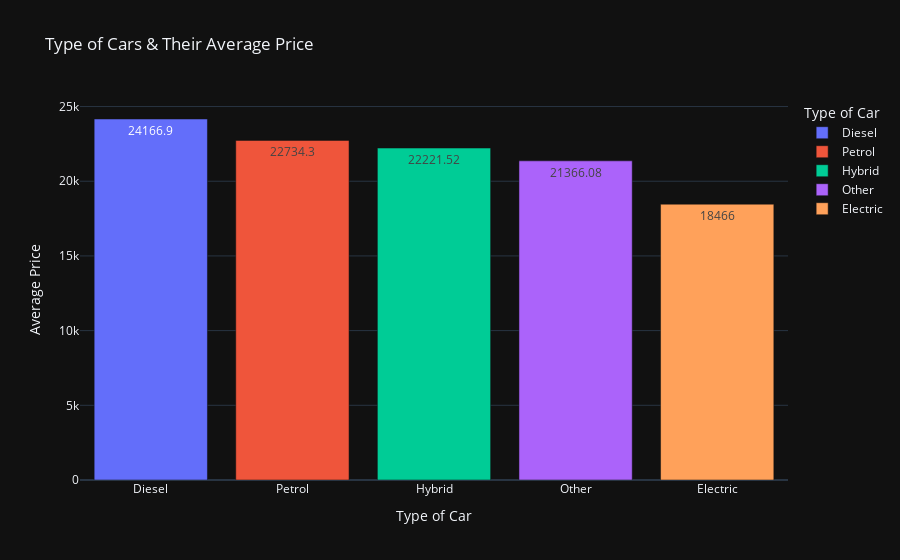

This figure's notebook cell:
### Code cell
fig2=px.bar(
    data_frame = fuelTypePrice,
    x='fuelType',
    y='Average Price',
    color='fuelType',
    text='Average Price',
#     color_discrete_sequence=["#00CC96", "#AB63FA", "#FF6692", "#636EFA", "#FFA15A","#EF553B","#B6E880","#19D3F3","#FF97FF"],
#     opacity=0.9,
    orientation='v',
    hover_name='Average Price',
#     hover_data=['Min Price','Max Price']
    hover_data={
#         'brand':False,
        'Average Price':False,
        'Min Price':True,
        'Max Price':True
    },
    title='Type of Cars & Their Average Price',
    labels={
        'fuelType':'Type of Car',
#         'model':'Models'
        
    },
    template='plotly_dark',
#     width=1280,
#     height=720,
#     barmode='group',
#     facet_col='brand',
#     facet_row='brand'
#     facet_col_wrap=2
)

fig2.update_layout(
    hoverlabel=dict(
        bgcolor='Black',
        font_size=16,
        font_family="Rockwell"
    )
)

### Figure 1 — Plotly figure (JSON) as saved in the notebook; plotly's stock layout.template omitted (floating-point values rounded to 4 significant figures)
{"data": [{"alignmentgroup": "True", "customdata": [[850, 102502]], "hovertemplate": "<b>%{hovertext}</b><br><br>Type of Car=%{x}<br>Min Price=%{customdata[0]}<br>Max Price=%{customdata[1]}<extra></extra>", "hovertext": [24170.0], "legendgroup": "Diesel", "marker": {"color": "#636efa", "pattern": {"shape": ""}}, "name": "Diesel", "offsetgroup": "Diesel", "orientation": "v", "showlegend": true, "text": [24170.0], "textposition": "auto", "type": "bar", "x": ["Diesel"], "xaxis": "x", "y": [24170.0], "yaxis": "y"}, {"alignmentgroup": "True", "customdata": [[450, 159999]], "hovertemplate": "<b>%{hovertext}</b><br><br>Type of Car=%{x}<br>Min Price=%{customdata[0]}<br>Max Price=%{customdata[1]}<extra></extra>", "hovertext": [22730.0], "legendgroup": "Petrol", "marker": {"color": "#EF553B", "pattern": {"shape": ""}}, "name": "Petrol", "offsetgroup": "Petrol", "orientation": "v", "showlegend": true, "text": [22730.0], "textposition": "auto", "type": "bar", "x": ["Petrol"], "xaxis": "x", "y": [22730.0], "yaxis": "y"}, {"alignmentgroup": "True", "customdata": [[2495, 74226]], "hovertemplate": "<b>%{hovertext}</b><br><br>Type of Car=%{x}<br>Min Price=%{customdata[0]}<br>Max Price=%{customdata[1]}<extra></extra>", "hovertext": [22220.0], "legendgroup": "Hybrid", "marker": {"color": "#00cc96", "pattern": {"shape": ""}}, "name": "Hybrid", "offsetgroup": "Hybrid", "orientation": "v", "showlegend": true, "text": [22220.0], "textposition": "auto", "type": "bar", "x": ["Hybrid"], "xaxis": "x", "y": [22220.0], "yaxis": "y"}, {"alignmentgroup": "True", "customdata": [[7250, 59995]], "hovertemplate": "<b>%{hovertext}</b><br><br>Type of Car=%{x}<br>Min Price=%{customdata[0]}<br>Max Price=%{customdata[1]}<extra></extra>", "hovertext": [21370.0], "legendgroup": "Other", "marker": {"color": "#ab63fa", "pattern": {"shape": ""}}, "name": "Other", "offsetgroup": "Other", "orientation": "v", "showlegend": true, "text": [21370.0], "textposition": "auto", "type": "bar", "x": ["Other"], "xaxis": "x", "y": [21370.0], "yaxis": "y"}, {"alignmentgroup": "True", "customdata": [[17400, 18999]], "hovertemplate": "<b>%{hovertext}</b><br><br>Type of Car=%{x}<br>Min Price=%{customdata[0]}<br>Max Price=%{customdata[1]}<extra></extra>", "hovertext": [18466], "legendgroup": "Electric", "marker": {"color": "#FFA15A", "pattern": {"shape": ""}}, "name": "Electric", "offsetgroup": "Electric", "orientation": "v", "showlegend": true, "text": [18466], "textposition": "auto", "type": "bar", "x": ["Electric"], "xaxis": "x", "y": [18466], "yaxis": "y"}], "layout": {"barmode": "relative", "hoverlabel": {"bgcolor": "Black", "font": {"family": "Rockwell", "size": 16}}, "legend": {"title": {"text": "Type of Car"}, "tracegroupgap": 0}, "title": {"text": "Type of Cars & Their Average Price"}, "xaxis": {"anchor": "y", "categoryarray": ["Diesel", "Petrol", "Hybrid", "Other", "Electric"], "categoryorder": "array", "domain": [0, 1], "title": {"text": "Type of Car"}}, "yaxis": {"anchor": "x", "domain": [0, 1], "title": {"text": "Average Price"}}}}
